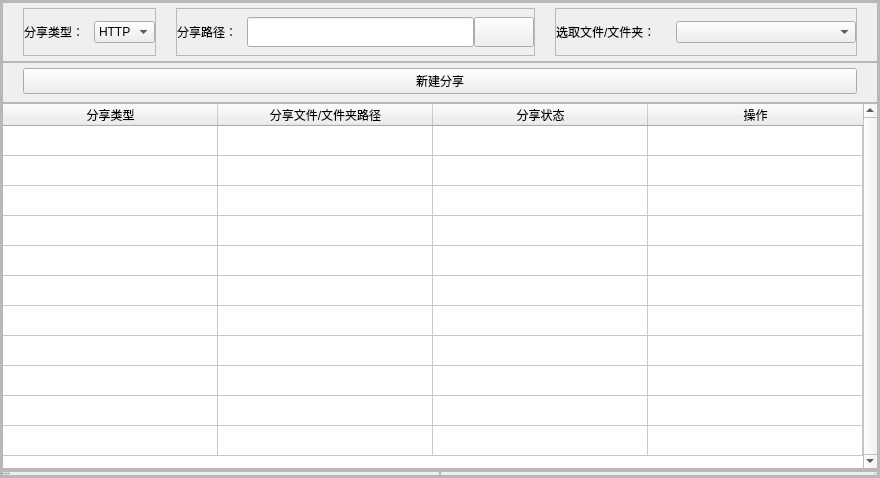
           <widget class="QFrame" name="contentBottomBox">
            <property name="frameShape">
             <enum>QFrame::StyledPanel</enum>
            </property>
            <property name="frameShadow">
             <enum>QFrame::Raised</enum>
            </property>
            <property name="lineWidth">
             <number>1</number>
            </property>
            <layout class="QVBoxLayout" name="verticalLayout">
             <property name="spacing">
              <number>0</number>
             </property>
             <property name="leftMargin">
              <number>0</number>
             </property>
             <property name="topMargin">
              <number>0</number>
             </property>
             <property name="rightMargin">
              <number>0</number>
             </property>
             <property name="bottomMargin">
              <number>0</number>
             </property>
             <item>
              <widget class="QFrame" name="content">
               <property name="frameShape">
                <enum>QFrame::StyledPanel</enum>
               </property>
               <property name="frameShadow">
                <enum>QFrame::Raised</enum>
               </property>
               <layout class="QHBoxLayout" name="horizontalLayout_10">
                <property name="spacing">
                 <number>0</number>
                </property>
                <property name="leftMargin">
                 <number>0</number>
                </property>
                <property name="topMargin">
                 <number>0</number>
                </property>
                <property name="rightMargin">
                 <number>0</number>
                </property>
                <property name="bottomMargin">
                 <number>0</number>
                </property>
                <item>
                 <widget class="QStackedWidget" name="stackedWidget">
                  <property name="currentIndex">
                   <number>1</number>
                  </property>
                  <widget class="QWidget" name="home"/>
                  <widget class="QWidget" name="server">
                   <layout class="QVBoxLayout" name="verticalLayout_16">
                    <property name="spacing">
                     <number>0</number>
                    </property>
                    <property name="leftMargin">
                     <number>0</number>
                    </property>
                    <property name="topMargin">
                     <number>0</number>
                    </property>
                    <property name="rightMargin">
                     <number>0</number>
                    </property>
                    <property name="bottomMargin">
                     <number>0</number>
                    </property>
                    <item>
                     <widget class="QFrame" name="createShareParamFrame">
                      <property name="minimumSize">
                       <size>
                        <width>0</width>
                        <height>60</height>
                       </size>
                      </property>
                      <property name="maximumSize">
                       <size>
                        <width>16777215</width>
                        <height>60</height>
                       </size>
                      </property>
                      <property name="frameShape">
                       <enum>QFrame::StyledPanel</enum>
                      </property>
                      <property name="frameShadow">
                       <enum>QFrame::Raised</enum>
                      </property>
                      <layout class="QHBoxLayout" name="horizontalLayout_14">
                       <property name="spacing">
                        <number>20</number>
                       </property>
                       <property name="leftMargin">
                        <number>20</number>
                       </property>
                       <property name="topMargin">
                        <number>5</number>
                       </property>
                       <property name="rightMargin">
                        <number>20</number>
                       </property>
                       <property name="bottomMargin">
                        <number>5</number>
                       </property>
                       <item>
                        <widget class="QFrame" name="shareTypeFrame">
                         <property name="minimumSize">
                          <size>
                           <width>0</width>
                           <height>0</height>
                          </size>
                         </property>
                         <property name="maximumSize">
                          <size>
                           <width>16777215</width>
                           <height>16777215</height>
                          </size>
                         </property>
                         <property name="frameShape">
                          <enum>QFrame::StyledPanel</enum>
                         </property>
                         <property name="frameShadow">
                          <enum>QFrame::Raised</enum>
                         </property>
                         <layout class="QHBoxLayout" name="horizontalLayout_13">
                          <property name="spacing">
                           <number>0</number>
                          </property>
                          <property name="leftMargin">
                           <number>0</number>
                          </property>
                          <property name="topMargin">
                           <number>0</number>
                          </property>
                          <property name="rightMargin">
                           <number>0</number>
                          </property>
                          <property name="bottomMargin">
                           <number>0</number>
                          </property>
                          <item>
                           <widget class="QLabel" name="shareTypeLabel">
                            <property name="minimumSize">
                             <size>
                              <width>70</width>
                              <height>0</height>
                             </size>
                            </property>
                            <property name="maximumSize">
                             <size>
                              <width>16777215</width>
                              <height>16777215</height>
                             </size>
                            </property>
                            <property name="text">
                             <string>分享类型：</string>
                            </property>
                           </widget>
                          </item>
                          <item>
                           <widget class="QComboBox" name="shareTypeCombo">
                            <item>
                             <property name="text">
                              <string>HTTP</string>
                             </property>
                            </item>
                            <item>
                             <property name="text">
                              <string>FTP</string>
                             </property>
                            </item>
                           </widget>
                          </item>
                         </layout>
                        </widget>
                       </item>
                       <item>
                        <widget class="QFrame" name="sharePathFrame">
                         <property name="minimumSize">
                          <size>
                           <width>0</width>
                           <height>0</height>
                          </size>
                         </property>
                         <property name="maximumSize">
                          <size>
                           <width>16777215</width>
                           <height>16777215</height>
                          </size>
                         </property>
                         <property name="frameShape">
                          <enum>QFrame::StyledPanel</enum>
                         </property>
                         <property name="frameShadow">
                          <enum>QFrame::Raised</enum>
                         </property>
                         <layout class="QHBoxLayout" name="horizontalLayout_12">
                          <property name="spacing">
                           <number>0</number>
                          </property>
                          <property name="leftMargin">
                           <number>0</number>
                          </property>
                          <property name="topMargin">
                           <number>0</number>
                          </property>
                          <property name="rightMargin">
                           <number>0</number>
                          </property>
                          <property name="bottomMargin">
                           <number>0</number>
                          </property>
                          <item>
                           <widget class="QLabel" name="sharePathLabel">
                            <property name="minimumSize">
                             <size>
                              <width>70</width>
                              <height>0</height>
                             </size>
                            </property>
                            <property name="text">
                             <string>分享路径：</string>
                            </property>
                           </widget>
                          </item>
                          <item>
                           <widget class="QLineEdit" name="sharePathEdit">
                            <property name="minimumSize">
                             <size>
                              <width>152</width>
                              <height>30</height>
                             </size>
                            </property>
                            <property name="maximumSize">
                             <size>
                              <width>16777215</width>
                              <height>30</height>
                             </size>
                            </property>
                           </widget>
                          </item>
                          <item>
                           <widget class="QPushButton" name="sharePathButton">
                            <property name="minimumSize">
                             <size>
                              <width>60</width>
                              <height>30</height>
                             </size>
                            </property>
                            <property name="maximumSize">
                             <size>
                              <width>60</width>
                              <height>30</height>
                             </size>
                            </property>
                            <property name="styleSheet">
                             <string notr="true">background-image: url(:/icons/images/icon/folder.png);</string>
                            </property>
                            <property name="text">
                             <string/>
                            </property>
                           </widget>
                          </item>
                         </layout>
                        </widget>
                       </item>
                       <item>
                        <widget class="QFrame" name="shareFileFrame">
                         <property name="minimumSize">
                          <size>
                           <width>0</width>
                           <height>0</height>
                          </size>
                         </property>
                         <property name="frameShape">
                          <enum>QFrame::StyledPanel</enum>
                         </property>
                         <property name="frameShadow">
                          <enum>QFrame::Raised</enum>
                         </property>
                         <layout class="QHBoxLayout" name="horizontalLayout_11">
                          <property name="spacing">
                           <number>0</number>
                          </property>
                          <property name="leftMargin">
                           <number>0</number>
                          </property>
                          <property name="topMargin">
                           <number>0</number>
                          </property>
                          <property name="rightMargin">
                           <number>0</number>
                          </property>
                          <property name="bottomMargin">
                           <number>0</number>
                          </property>
                          <item>
                           <widget class="QLabel" name="shareFileLbael">
                            <property name="minimumSize">
                             <size>
                              <width>120</width>
                              <height>0</height>
                             </size>
                            </property>
                            <property name="maximumSize">
                             <size>
                              <width>16777215</width>
                              <height>16777215</height>
                             </size>
                            </property>
                            <property name="text">
                             <string>选取文件/文件夹：</string>
                            </property>
                           </widget>
                          </item>
                          <item>
                           <widget class="QComboBox" name="shareFileCombo">
                            <property name="minimumSize">
                             <size>
                              <width>180</width>
                              <height>0</height>
                             </size>
                            </property>
                           </widget>
                          </item>
                         </layout>
                        </widget>
                       </item>
                      </layout>
                     </widget>
                    </item>
                    <item>
                     <widget class="QFrame" name="createShareButtonFrame">
                      <property name="minimumSize">
                       <size>
                        <width>0</width>
                        <height>40</height>
                       </size>
                      </property>
                      <property name="frameShape">
                       <enum>QFrame::StyledPanel</enum>
                      </property>
                      <property name="frameShadow">
                       <enum>QFrame::Raised</enum>
                      </property>
                      <layout class="QVBoxLayout" name="verticalLayout_18">
                       <property name="spacing">
                        <number>0</number>
                       </property>
                       <property name="leftMargin">
                        <number>20</number>
                       </property>
                       <property name="topMargin">
                        <number>5</number>
                       </property>
                       <property name="rightMargin">
                        <number>20</number>
                       </property>
                       <property name="bottomMargin">
                        <number>10</number>
                       </property>
                       <item>
                        <widget class="QPushButton" name="createShareButton">
                         <property name="minimumSize">
                          <size>
                           <width>0</width>
                           <height>26</height>
                          </size>
                         </property>
                         <property name="maximumSize">
                          <size>
                           <width>16777215</width>
                           <height>26</height>
                          </size>
                         </property>
                         <property name="text">
                          <string>新建分享</string>
                         </property>
                        </widget>
                       </item>
                      </layout>
                     </widget>
                    </item>
                    <item>
                     <widget class="QFrame" name="shareListFrame">
                      <property name="minimumSize">
                       <size>
                        <width>0</width>
                        <height>50</height>
                       </size>
                      </property>
                      <property name="frameShape">
                       <enum>QFrame::StyledPanel</enum>
                      </property>
                      <property name="frameShadow">
                       <enum>QFrame::Raised</enum>
                      </property>
                      <layout class="QHBoxLayout" name="horizontalLayout_15">
                       <property name="spacing">
                        <number>0</number>
                       </property>
                       <property name="leftMargin">
                        <number>0</number>
                       </property>
                       <property name="topMargin">
                        <number>0</number>
                       </property>
                       <property name="rightMargin">
                        <number>0</number>
                       </property>
                       <property name="bottomMargin">
                        <number>0</number>
                       </property>
                       <item>
                        <widget class="QTableWidget" name="shareListTable">
                         <property name="minimumSize">
                          <size>
                           <width>0</width>
                           <height>0</height>
                          </size>
                         </property>
                         <property name="maximumSize">
                          <size>
                           <width>16777215</width>
                           <height>16777215</height>
                          </size>
                         </property>
                         <property name="frameShape">
                          <enum>QFrame::NoFrame</enum>
                         </property>
                         <property name="verticalScrollBarPolicy">
                          <enum>Qt::ScrollBarAlwaysOn</enum>
                         </property>
                         <property name="horizontalScrollBarPolicy">
                          <enum>Qt::ScrollBarAsNeeded</enum>
                         </property>
                         <property name="sizeAdjustPolicy">
                          <enum>QAbstractScrollArea::AdjustToContents</enum>
                         </property>
                         <property name="editTriggers">
                          <set>QAbstractItemView::NoEditTriggers</set>
                         </property>
                         <property name="selectionMode">
                          <enum>QAbstractItemView::SingleSelection</enum>
                         </property>
                         <property name="selectionBehavior">
                          <enum>QAbstractItemView::SelectRows</enum>
                         </property>
                         <attribute name="horizontalHeaderVisible">
                          <bool>true</bool>
                         </attribute>
                         <attribute name="horizontalHeaderCascadingSectionResizes">
                          <bool>false</bool>
                         </attribute>
                         <attribute name="horizontalHeaderMinimumSectionSize">
                          <number>50</number>
                         </attribute>
                         <attribute name="horizontalHeaderDefaultSectionSize">
                          <number>215</number>
                         </attribute>
                         <attribute name="horizontalHeaderShowSortIndicator" stdset="0">
                          <bool>true</bool>
                         </attribute>
                         <attribute name="horizontalHeaderStretchLastSection">
                          <bool>true</bool>
                         </attribute>
                         <attribute name="verticalHeaderVisible">
                          <bool>false</bool>
                         </attribute>
                         <attribute name="verticalHeaderCascadingSectionResizes">
                          <bool>false</bool>
                         </attribute>
                         <attribute name="verticalHeaderMinimumSectionSize">
                          <number>25</number>
                         </attribute>
                         <attribute name="verticalHeaderDefaultSectionSize">
                          <number>30</number>
                         </attribute>
                         <attribute name="verticalHeaderShowSortIndicator" stdset="0">
                          <bool>false</bool>
                         </attribute>
                         <attribute name="verticalHeaderStretchLastSection">
                          <bool>false</bool>
                         </attribute>
                         <row>
                          <property name="text">
                           <string>0</string>
                          </property>
                         </row>
                         <row>
                          <property name="text">
                           <string>1</string>
                          </property>
                         </row>
                         <row>
                          <property name="text">
                           <string>2</string>
                          </property>
                         </row>
                         <row>
                          <property name="text">
                           <string>3</string>
                          </property>
                         </row>
                         <row>
                          <property name="text">
                           <string>4</string>
                          </property>
                         </row>
                         <row>
                          <property name="text">
                           <string>5</string>
                          </property>
                         </row>
                         <row>
                          <property name="text">
                           <string>6</string>
                          </property>
                         </row>
                         <row>
                          <property name="text">
                           <string>7</string>
                          </property>
                         </row>
                         <row>
                          <property name="text">
                           <string>8</string>
                          </property>
                         </row>
                         <row>
                          <property name="text">
                           <string>9</string>
                          </property>
                         </row>
                         <row>
                          <property name="text">
                           <string>10</string>
                          </property>
                         </row>
                         <column>
                          <property name="text">
                           <string>分享类型</string>
                          </property>
                         </column>
                         <column>
                          <property name="text">
                           <string>分享文件/文件夹路径</string>
                          </property>
                         </column>
                         <column>
                          <property name="text">
                           <string>分享状态</string>
                          </property>
                         </column>
                         <column>
                          <property name="text">
                           <string>操作</string>
                          </property>
                         </column>
                         <item row="0" column="0">
                          <property name="text">
                           <string/>
                          </property>
                         </item>
                         <item row="0" column="1">
                          <property name="text">
                           <string/>
                          </property>
                         </item>
                         <item row="0" column="2">
                          <property name="text">
                           <string/>
                          </property>
                         </item>
                        </widget>
                       </item>
                      </layout>
                     </widget>
                    </item>
                   </layout>
                  </widget>
                  <widget class="QWidget" name="client"/>
                  <widget class="QWidget" name="download"/>
                 </widget>
                </item>
               </layout>
              </widget>
             </item>
             <item>
              <widget class="QFrame" name="contentBottomBar">
               <property name="maximumSize">
                <size>
                 <width>16777215</width>
                 <height>16</height>
                </size>
               </property>
               <property name="font">
                <font>
                 <family>KaiTi</family>
                 <pointsize>-1</pointsize>
                </font>
               </property>
               <property name="frameShape">
                <enum>QFrame::StyledPanel</enum>
               </property>
               <property name="frameShadow">
                <enum>QFrame::Raised</enum>
               </property>
               <layout class="QHBoxLayout" name="horizontalLayout_4">
                <property name="spacing">
                 <number>0</number>
                </property>
                <property name="leftMargin">
                 <number>0</number>
                </property>
                <property name="topMargin">
                 <number>0</number>
                </property>
                <property name="rightMargin">
                 <number>0</number>
                </property>
                <property name="bottomMargin">
                 <number>0</number>
                </property>
                <item>
                 <widget class="QFrame" name="authorLabelBox">
                  <property name="font">
                   <font>
                    <family>KaiTi</family>
                    <pointsize>-1</pointsize>
                   </font>
                  </property>
                  <property name="frameShape">
                   <enum>QFrame::StyledPanel</enum>
                  </property>
                  <property name="frameShadow">
                   <enum>QFrame::Raised</enum>
                  </property>
                  <layout class="QVBoxLayout" name="verticalLayout_10">
                   <property name="spacing">
                    <number>0</number>
                   </property>
                   <property name="leftMargin">
                    <number>0</number>
                   </property>
                   <property name="topMargin">
                    <number>0</number>
                   </property>
                   <property name="rightMargin">
                    <number>0</number>
                   </property>
                   <property name="bottomMargin">
                    <number>0</number>
                   </property>
                   <item alignment="Qt::AlignLeft">
                    <widget class="QLabel" name="authorLabel">
                     <property name="font">
                      <font>
                       <family>KaiTi</family>
                       <pointsize>-1</pointsize>
                      </font>
                     </property>
                     <property name="text">
                      <string>By: 大宝天天见丶</string>
                     </property>
                    </widget>
                   </item>
                  </layout>
                 </widget>
                </item>
                <item>
                 <widget class="QFrame" name="versionLabelBox">
                  <property name="frameShape">
                   <enum>QFrame::StyledPanel</enum>
                  </property>
                  <property name="frameShadow">
                   <enum>QFrame::Raised</enum>
                  </property>
                  <layout class="QVBoxLayout" name="verticalLayout_11">
                   <property name="spacing">
                    <number>0</number>
                   </property>
                   <property name="leftMargin">
                    <number>0</number>
                   </property>
                   <property name="topMargin">
                    <number>0</number>
                   </property>
                   <property name="rightMargin">
                    <number>0</number>
                   </property>
                   <property name="bottomMargin">
                    <number>0</number>
                   </property>
                   <item alignment="Qt::AlignRight">
                    <widget class="QLabel" name="versionLabel">
                     <property name="text">
                      <string>v0.0.1</string>
                     </property>
                    </widget>
                   </item>
                  </layout>
                 </widget>
                </item>
               </layout>
              </widget>
             </item>
            </layout>
           </widget>
